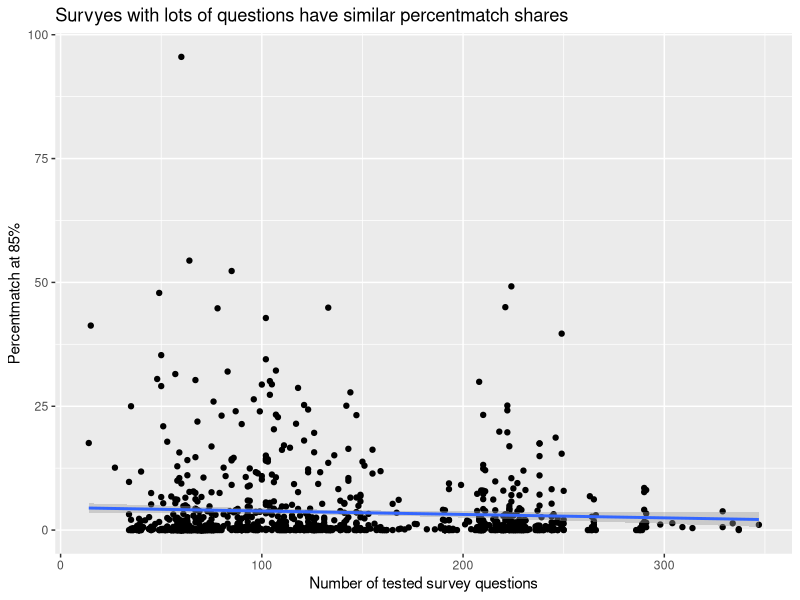
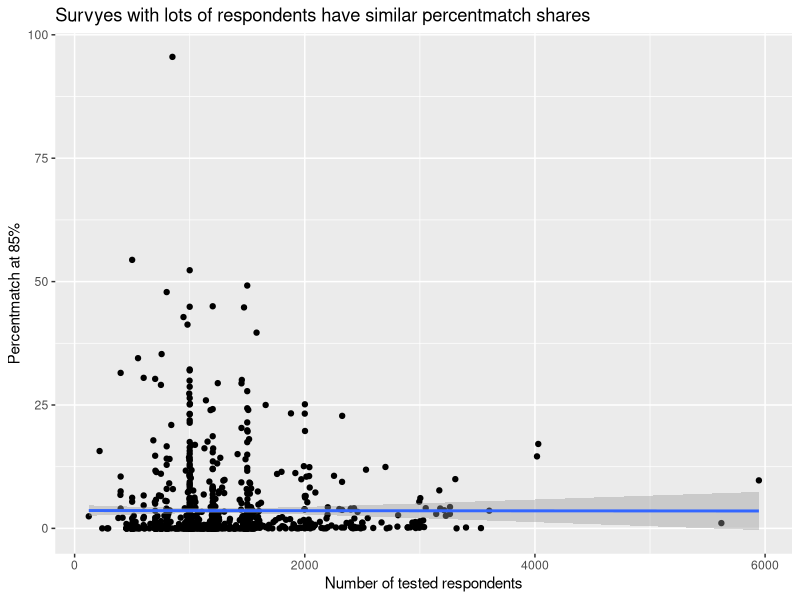

Source code (R) for these figures, in order:
# Survey metadata analysis
# Andrew <andrew.flowers@fivethirtyeight.com>

setwd("~/survey-fraud/")

require(readr)
require(dplyr)
require(tidyr)
require(stringr)
require(ggplot2)

bfData <- read_csv("./results/replication_summary_022416.csv") # Bialik and Flowers's data
rkData <- read_csv("Results_File_Cleaned_1209.csv") # Robbins and Kuriakose's data

rawData <- rkData # Change to bfData when ready

# Add tally above 85%
rawData <- rawData %>% mutate(pct_at_85=(dup_observations_at_85/final_observations)*100)

# Number of survey questions
rawData %>% ggplot(aes(x=final_variables, y=pct_at_85)) +
  geom_point() + geom_smooth(method="lm") + 
  xlab("Number of tested survey questions") + ylab("Percentmatch at 85%") +
  ggtitle("Survyes with lots of questions have similar percentmatch shares")

# Number of survey respondents
rawData %>% ggplot(aes(x=final_observations, y=pct_at_85)) +
  geom_point() + geom_smooth(method="lm") + 
  xlab("Number of tested respondents") + ylab("Percentmatch at 85%") +
  ggtitle("Survyes with lots of respondents have similar percentmatch shares")
